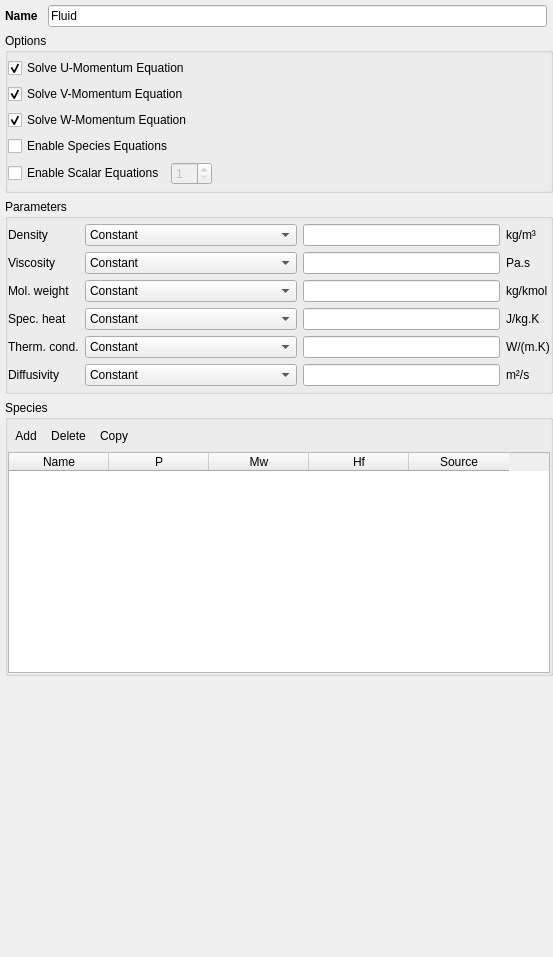
<?xml version="1.0" encoding="UTF-8"?>
<ui version="4.0">
 <class>fluid</class>
 <widget class="QWidget" name="fluid">
  <property name="geometry">
   <rect>
    <x>0</x>
    <y>0</y>
    <width>553</width>
    <height>957</height>
   </rect>
  </property>
  <property name="sizePolicy">
   <sizepolicy hsizetype="Preferred" vsizetype="Preferred">
    <horstretch>2</horstretch>
    <verstretch>0</verstretch>
   </sizepolicy>
  </property>
  <property name="minimumSize">
   <size>
    <width>20</width>
    <height>0</height>
   </size>
  </property>
  <layout class="QGridLayout" name="gridLayout_3">
   <property name="leftMargin">
    <number>5</number>
   </property>
   <property name="topMargin">
    <number>5</number>
   </property>
   <property name="rightMargin">
    <number>0</number>
   </property>
   <property name="bottomMargin">
    <number>5</number>
   </property>
   <item row="1" column="0" colspan="2">
    <widget class="QGroupBox" name="groupbox_options">
     <property name="title">
      <string>Options</string>
     </property>
     <property name="flat">
      <bool>true</bool>
     </property>
     <layout class="QGridLayout" name="gridLayout">
      <property name="leftMargin">
       <number>0</number>
      </property>
      <property name="topMargin">
       <number>5</number>
      </property>
      <property name="rightMargin">
       <number>0</number>
      </property>
      <property name="bottomMargin">
       <number>5</number>
      </property>
      <item row="1" column="0">
       <widget class="CheckBox" name="checkbox_keyword_momentum_y_eq_args_0">
        <property name="text">
         <string>Solve V-Momentum Equation</string>
        </property>
        <property name="checked">
         <bool>true</bool>
        </property>
       </widget>
      </item>
      <item row="2" column="0">
       <widget class="CheckBox" name="checkbox_keyword_momentum_z_eq_args_0">
        <property name="text">
         <string>Solve W-Momentum Equation</string>
        </property>
        <property name="checked">
         <bool>true</bool>
        </property>
       </widget>
      </item>
      <item row="4" column="0">
       <layout class="QHBoxLayout" name="horizontalLayout_4">
        <item>
         <widget class="QCheckBox" name="checkbox_enable_scalar_eq">
          <property name="text">
           <string>Enable Scalar Equations</string>
          </property>
         </widget>
        </item>
        <item>
         <widget class="QSpinBox" name="spinbox_nscalar_eq">
          <property name="enabled">
           <bool>false</bool>
          </property>
          <property name="suffix">
           <string/>
          </property>
          <property name="minimum">
           <number>1</number>
          </property>
         </widget>
        </item>
        <item>
         <spacer name="horizontalSpacer_2">
          <property name="orientation">
           <enum>Qt::Horizontal</enum>
          </property>
          <property name="sizeHint" stdset="0">
           <size>
            <width>40</width>
            <height>20</height>
           </size>
          </property>
         </spacer>
        </item>
       </layout>
      </item>
      <item row="3" column="0">
       <widget class="CheckBox" name="checkbox_keyword_species_eq_args_0">
        <property name="text">
         <string>Enable Species Equations</string>
        </property>
       </widget>
      </item>
      <item row="0" column="0">
       <widget class="CheckBox" name="checkbox_keyword_momentum_x_eq_args_0">
        <property name="text">
         <string>Solve U-Momentum Equation</string>
        </property>
        <property name="checked">
         <bool>true</bool>
        </property>
       </widget>
      </item>
     </layout>
    </widget>
   </item>
   <item row="3" column="0" colspan="2">
    <widget class="QGroupBox" name="groupbox_fluid_phase_species">
     <property name="title">
      <string>Species</string>
     </property>
     <property name="flat">
      <bool>true</bool>
     </property>
     <property name="checkable">
      <bool>false</bool>
     </property>
     <layout class="QGridLayout" name="gridLayout_4">
      <property name="leftMargin">
       <number>0</number>
      </property>
      <property name="topMargin">
       <number>5</number>
      </property>
      <property name="rightMargin">
       <number>0</number>
      </property>
      <property name="bottomMargin">
       <number>0</number>
      </property>
      <item row="0" column="0">
       <widget class="QFrame" name="frame_20">
        <property name="frameShape">
         <enum>QFrame::NoFrame</enum>
        </property>
        <property name="frameShadow">
         <enum>QFrame::Plain</enum>
        </property>
        <layout class="QHBoxLayout" name="horizontalLayout_17">
         <property name="spacing">
          <number>0</number>
         </property>
         <property name="leftMargin">
          <number>0</number>
         </property>
         <property name="topMargin">
          <number>0</number>
         </property>
         <property name="rightMargin">
          <number>0</number>
         </property>
         <property name="bottomMargin">
          <number>0</number>
         </property>
         <item>
          <widget class="QToolButton" name="toolbutton_fluid_species_add">
           <property name="text">
            <string>Add</string>
           </property>
           <property name="autoRaise">
            <bool>true</bool>
           </property>
          </widget>
         </item>
         <item>
          <widget class="QToolButton" name="toolbutton_fluid_species_delete">
           <property name="text">
            <string>Delete</string>
           </property>
           <property name="autoRaise">
            <bool>true</bool>
           </property>
          </widget>
         </item>
         <item>
          <widget class="QToolButton" name="toolbutton_fluid_species_copy">
           <property name="text">
            <string>Copy</string>
           </property>
           <property name="autoRaise">
            <bool>true</bool>
           </property>
          </widget>
         </item>
         <item>
          <spacer name="horizontalSpacer_6">
           <property name="orientation">
            <enum>Qt::Horizontal</enum>
           </property>
           <property name="sizeHint" stdset="0">
            <size>
             <width>40</width>
             <height>20</height>
            </size>
           </property>
          </spacer>
         </item>
        </layout>
       </widget>
      </item>
      <item row="1" column="0">
       <widget class="QTableWidget" name="tablewidget_fluid_species">
        <property name="sizePolicy">
         <sizepolicy hsizetype="Expanding" vsizetype="MinimumExpanding">
          <horstretch>0</horstretch>
          <verstretch>0</verstretch>
         </sizepolicy>
        </property>
        <property name="minimumSize">
         <size>
          <width>0</width>
          <height>100</height>
         </size>
        </property>
        <property name="maximumSize">
         <size>
          <width>16777215</width>
          <height>16777215</height>
         </size>
        </property>
        <property name="frameShadow">
         <enum>QFrame::Plain</enum>
        </property>
        <property name="selectionMode">
         <enum>QAbstractItemView::SingleSelection</enum>
        </property>
        <property name="selectionBehavior">
         <enum>QAbstractItemView::SelectRows</enum>
        </property>
        <attribute name="horizontalHeaderVisible">
         <bool>true</bool>
        </attribute>
        <attribute name="horizontalHeaderCascadingSectionResizes">
         <bool>false</bool>
        </attribute>
        <attribute name="horizontalHeaderDefaultSectionSize">
         <number>100</number>
        </attribute>
        <attribute name="horizontalHeaderHighlightSections">
         <bool>false</bool>
        </attribute>
        <attribute name="horizontalHeaderMinimumSectionSize">
         <number>20</number>
        </attribute>
        <attribute name="horizontalHeaderStretchLastSection">
         <bool>false</bool>
        </attribute>
        <attribute name="verticalHeaderVisible">
         <bool>false</bool>
        </attribute>
        <attribute name="verticalHeaderHighlightSections">
         <bool>false</bool>
        </attribute>
        <column>
         <property name="text">
          <string>Name</string>
         </property>
        </column>
        <column>
         <property name="text">
          <string>P</string>
         </property>
         <property name="toolTip">
          <string>Phase</string>
         </property>
        </column>
        <column>
         <property name="text">
          <string>Mw</string>
         </property>
         <property name="toolTip">
          <string>Molecular weight</string>
         </property>
        </column>
        <column>
         <property name="text">
          <string>Hf</string>
         </property>
         <property name="toolTip">
          <string>Heat of formation</string>
         </property>
        </column>
        <column>
         <property name="text">
          <string>Source</string>
         </property>
         <property name="toolTip">
          <string>Dat a source</string>
         </property>
        </column>
       </widget>
      </item>
     </layout>
    </widget>
   </item>
   <item row="0" column="0">
    <widget class="QFrame" name="frame_fluid_phase_name">
     <property name="frameShape">
      <enum>QFrame::NoFrame</enum>
     </property>
     <property name="frameShadow">
      <enum>QFrame::Plain</enum>
     </property>
     <layout class="QGridLayout" name="gridLayout_2">
      <property name="leftMargin">
       <number>0</number>
      </property>
      <property name="topMargin">
       <number>0</number>
      </property>
      <property name="rightMargin">
       <number>0</number>
      </property>
      <property name="bottomMargin">
       <number>0</number>
      </property>
      <property name="spacing">
       <number>0</number>
      </property>
      <item row="0" column="0">
       <spacer name="verticalSpacer_5">
        <property name="orientation">
         <enum>Qt::Vertical</enum>
        </property>
        <property name="sizeType">
         <enum>QSizePolicy::Minimum</enum>
        </property>
        <property name="sizeHint" stdset="0">
         <size>
          <width>20</width>
          <height>0</height>
         </size>
        </property>
       </spacer>
      </item>
      <item row="1" column="0">
       <layout class="QHBoxLayout" name="horizontalLayout_3">
        <property name="spacing">
         <number>10</number>
        </property>
        <property name="topMargin">
         <number>0</number>
        </property>
        <item>
         <widget class="QLabel" name="label_fluid_phase_name">
          <property name="font">
           <font>
            <weight>75</weight>
            <bold>true</bold>
           </font>
          </property>
          <property name="text">
           <string>Name</string>
          </property>
         </widget>
        </item>
        <item>
         <widget class="LineEdit" name="lineedit_fluid_phase_name">
          <property name="text">
           <string>Fluid</string>
          </property>
         </widget>
        </item>
       </layout>
      </item>
     </layout>
    </widget>
   </item>
   <item row="2" column="0" colspan="2">
    <widget class="QGroupBox" name="groupbox_fluid_phase_model_parameters">
     <property name="title">
      <string>Parameters</string>
     </property>
     <property name="flat">
      <bool>true</bool>
     </property>
     <layout class="QGridLayout" name="gridLayout_5">
      <property name="leftMargin">
       <number>0</number>
      </property>
      <property name="topMargin">
       <number>5</number>
      </property>
      <property name="rightMargin">
       <number>0</number>
      </property>
      <property name="bottomMargin">
       <number>5</number>
      </property>
      <item row="0" column="0">
       <widget class="QLabel" name="label_fluid_density_model">
        <property name="text">
         <string>Density</string>
        </property>
       </widget>
      </item>
      <item row="0" column="1">
       <widget class="ComboBox" name="combobox_fluid_density_model">
        <property name="sizePolicy">
         <sizepolicy hsizetype="Preferred" vsizetype="Fixed">
          <horstretch>0</horstretch>
          <verstretch>0</verstretch>
         </sizepolicy>
        </property>
        <property name="maximumSize">
         <size>
          <width>16777215</width>
          <height>16777215</height>
         </size>
        </property>
        <property name="sizeAdjustPolicy">
         <enum>QComboBox::AdjustToContents</enum>
        </property>
        <property name="minimumContentsLength">
         <number>20</number>
        </property>
        <item>
         <property name="text">
          <string>Constant</string>
         </property>
        </item>
        <item>
         <property name="text">
          <string>Ideal Gas Law</string>
         </property>
        </item>
        <item>
         <property name="text">
          <string>UDF</string>
         </property>
        </item>
       </widget>
      </item>
      <item row="0" column="2">
       <widget class="LineEdit" name="lineedit_keyword_ro_g0">
        <property name="sizePolicy">
         <sizepolicy hsizetype="Expanding" vsizetype="Fixed">
          <horstretch>0</horstretch>
          <verstretch>0</verstretch>
         </sizepolicy>
        </property>
        <property name="minimumSize">
         <size>
          <width>30</width>
          <height>0</height>
         </size>
        </property>
       </widget>
      </item>
      <item row="0" column="3">
       <widget class="QLabel" name="label_ro_g0_units">
        <property name="font">
         <font>
          <weight>50</weight>
          <italic>false</italic>
          <bold>false</bold>
         </font>
        </property>
        <property name="text">
         <string>kg/m³ </string>
        </property>
       </widget>
      </item>
      <item row="1" column="0">
       <widget class="QLabel" name="label_fluid_viscosity_model">
        <property name="text">
         <string>Viscosity</string>
        </property>
       </widget>
      </item>
      <item row="1" column="1">
       <widget class="ComboBox" name="combobox_fluid_viscosity_model">
        <property name="sizePolicy">
         <sizepolicy hsizetype="Preferred" vsizetype="Fixed">
          <horstretch>0</horstretch>
          <verstretch>0</verstretch>
         </sizepolicy>
        </property>
        <property name="maximumSize">
         <size>
          <width>16777215</width>
          <height>16777215</height>
         </size>
        </property>
        <property name="sizeAdjustPolicy">
         <enum>QComboBox::AdjustToContents</enum>
        </property>
        <property name="minimumContentsLength">
         <number>20</number>
        </property>
        <item>
         <property name="text">
          <string>Constant</string>
         </property>
        </item>
        <item>
         <property name="text">
          <string>Sutherland's Law</string>
         </property>
        </item>
        <item>
         <property name="text">
          <string>UDF</string>
         </property>
        </item>
       </widget>
      </item>
      <item row="1" column="2">
       <widget class="LineEdit" name="lineedit_keyword_mu_g0">
        <property name="sizePolicy">
         <sizepolicy hsizetype="Expanding" vsizetype="Fixed">
          <horstretch>0</horstretch>
          <verstretch>0</verstretch>
         </sizepolicy>
        </property>
        <property name="minimumSize">
         <size>
          <width>30</width>
          <height>0</height>
         </size>
        </property>
       </widget>
      </item>
      <item row="1" column="3">
       <widget class="QLabel" name="label_mu_g0_units">
        <property name="font">
         <font>
          <italic>false</italic>
         </font>
        </property>
        <property name="text">
         <string>Pa.s</string>
        </property>
       </widget>
      </item>
      <item row="2" column="0">
       <widget class="QLabel" name="label_mol_weight_model">
        <property name="toolTip">
         <string>Molecular weight</string>
        </property>
        <property name="text">
         <string>Mol. weight</string>
        </property>
       </widget>
      </item>
      <item row="2" column="1">
       <widget class="ComboBox" name="combobox_fluid_mol_weight_model">
        <property name="sizePolicy">
         <sizepolicy hsizetype="Preferred" vsizetype="Fixed">
          <horstretch>0</horstretch>
          <verstretch>0</verstretch>
         </sizepolicy>
        </property>
        <property name="maximumSize">
         <size>
          <width>16777215</width>
          <height>16777215</height>
         </size>
        </property>
        <property name="sizeAdjustPolicy">
         <enum>QComboBox::AdjustToContents</enum>
        </property>
        <property name="minimumContentsLength">
         <number>20</number>
        </property>
        <item>
         <property name="text">
          <string>Constant</string>
         </property>
        </item>
        <item>
         <property name="text">
          <string>Mixture</string>
         </property>
        </item>
       </widget>
      </item>
      <item row="2" column="2">
       <widget class="LineEdit" name="lineedit_keyword_mw_avg">
        <property name="sizePolicy">
         <sizepolicy hsizetype="Expanding" vsizetype="Fixed">
          <horstretch>0</horstretch>
          <verstretch>0</verstretch>
         </sizepolicy>
        </property>
        <property name="minimumSize">
         <size>
          <width>30</width>
          <height>0</height>
         </size>
        </property>
       </widget>
      </item>
      <item row="2" column="3">
       <widget class="QLabel" name="label_mw_avg_units">
        <property name="font">
         <font>
          <italic>false</italic>
         </font>
        </property>
        <property name="text">
         <string>kg/kmol</string>
        </property>
       </widget>
      </item>
      <item row="3" column="0">
       <widget class="QLabel" name="label_fluid_specific_heat_model">
        <property name="toolTip">
         <string>Specific heat</string>
        </property>
        <property name="text">
         <string>Spec. heat</string>
        </property>
       </widget>
      </item>
      <item row="3" column="1">
       <widget class="ComboBox" name="combobox_fluid_specific_heat_model">
        <property name="sizePolicy">
         <sizepolicy hsizetype="Preferred" vsizetype="Fixed">
          <horstretch>0</horstretch>
          <verstretch>0</verstretch>
         </sizepolicy>
        </property>
        <property name="maximumSize">
         <size>
          <width>16777215</width>
          <height>16777215</height>
         </size>
        </property>
        <property name="sizeAdjustPolicy">
         <enum>QComboBox::AdjustToContents</enum>
        </property>
        <property name="minimumContentsLength">
         <number>20</number>
        </property>
        <item>
         <property name="text">
          <string>Constant</string>
         </property>
        </item>
        <item>
         <property name="text">
          <string>Mixture</string>
         </property>
        </item>
        <item>
         <property name="text">
          <string>UDF</string>
         </property>
        </item>
       </widget>
      </item>
      <item row="3" column="2">
       <widget class="LineEdit" name="lineedit_keyword_c_pg0">
        <property name="sizePolicy">
         <sizepolicy hsizetype="Expanding" vsizetype="Fixed">
          <horstretch>0</horstretch>
          <verstretch>0</verstretch>
         </sizepolicy>
        </property>
        <property name="minimumSize">
         <size>
          <width>30</width>
          <height>0</height>
         </size>
        </property>
       </widget>
      </item>
      <item row="3" column="3">
       <widget class="QLabel" name="label_c_pg0_units">
        <property name="font">
         <font>
          <italic>false</italic>
         </font>
        </property>
        <property name="text">
         <string>J/kg.K</string>
        </property>
       </widget>
      </item>
      <item row="4" column="0">
       <widget class="QLabel" name="label_fluid_conductivity_model">
        <property name="toolTip">
         <string>Thermal conductivity</string>
        </property>
        <property name="text">
         <string>Therm. cond.</string>
        </property>
       </widget>
      </item>
      <item row="4" column="1">
       <widget class="ComboBox" name="combobox_fluid_conductivity_model">
        <property name="sizePolicy">
         <sizepolicy hsizetype="Preferred" vsizetype="Fixed">
          <horstretch>0</horstretch>
          <verstretch>0</verstretch>
         </sizepolicy>
        </property>
        <property name="maximumSize">
         <size>
          <width>16777215</width>
          <height>16777215</height>
         </size>
        </property>
        <property name="currentIndex">
         <number>0</number>
        </property>
        <property name="sizeAdjustPolicy">
         <enum>QComboBox::AdjustToContents</enum>
        </property>
        <property name="minimumContentsLength">
         <number>20</number>
        </property>
        <item>
         <property name="text">
          <string>Constant</string>
         </property>
        </item>
        <item>
         <property name="text">
          <string>Temperature dependent (air)</string>
         </property>
        </item>
        <item>
         <property name="text">
          <string>UDF</string>
         </property>
        </item>
       </widget>
      </item>
      <item row="4" column="2">
       <widget class="LineEdit" name="lineedit_keyword_k_g0">
        <property name="sizePolicy">
         <sizepolicy hsizetype="Expanding" vsizetype="Fixed">
          <horstretch>0</horstretch>
          <verstretch>0</verstretch>
         </sizepolicy>
        </property>
        <property name="minimumSize">
         <size>
          <width>30</width>
          <height>0</height>
         </size>
        </property>
       </widget>
      </item>
      <item row="4" column="3">
       <widget class="QLabel" name="label_k_g0_units">
        <property name="font">
         <font>
          <italic>false</italic>
         </font>
        </property>
        <property name="text">
         <string>W/(m.K)</string>
        </property>
       </widget>
      </item>
      <item row="5" column="0">
       <widget class="QLabel" name="label_fluid_diffusion_model">
        <property name="text">
         <string>Diffusivity</string>
        </property>
       </widget>
      </item>
      <item row="5" column="1">
       <widget class="ComboBox" name="combobox_fluid_diffusion_model">
        <property name="sizePolicy">
         <sizepolicy hsizetype="Preferred" vsizetype="Fixed">
          <horstretch>0</horstretch>
          <verstretch>0</verstretch>
         </sizepolicy>
        </property>
        <property name="maximumSize">
         <size>
          <width>16777215</width>
          <height>16777215</height>
         </size>
        </property>
        <property name="currentIndex">
         <number>0</number>
        </property>
        <property name="sizeAdjustPolicy">
         <enum>QComboBox::AdjustToContents</enum>
        </property>
        <property name="minimumContentsLength">
         <number>20</number>
        </property>
        <item>
         <property name="text">
          <string>Constant</string>
         </property>
        </item>
        <item>
         <property name="text">
          <string>Dilute Mixture Approximation (air)</string>
         </property>
        </item>
        <item>
         <property name="text">
          <string>UDF</string>
         </property>
        </item>
       </widget>
      </item>
      <item row="5" column="2">
       <widget class="LineEdit" name="lineedit_keyword_dif_g0">
        <property name="sizePolicy">
         <sizepolicy hsizetype="Expanding" vsizetype="Fixed">
          <horstretch>0</horstretch>
          <verstretch>0</verstretch>
         </sizepolicy>
        </property>
        <property name="minimumSize">
         <size>
          <width>30</width>
          <height>0</height>
         </size>
        </property>
       </widget>
      </item>
      <item row="5" column="3">
       <widget class="QLabel" name="label_dif_g0_units">
        <property name="font">
         <font>
          <italic>false</italic>
         </font>
        </property>
        <property name="text">
         <string>m²/s </string>
        </property>
       </widget>
      </item>
     </layout>
    </widget>
   </item>
   <item row="4" column="0">
    <spacer name="verticalSpacer">
     <property name="orientation">
      <enum>Qt::Vertical</enum>
     </property>
     <property name="sizeHint" stdset="0">
      <size>
       <width>20</width>
       <height>40</height>
      </size>
     </property>
    </spacer>
   </item>
  </layout>
 </widget>
 <customwidgets>
  <customwidget>
   <class>CheckBox</class>
   <extends>QCheckBox</extends>
   <header>mfix.widgets.base</header>
  </customwidget>
  <customwidget>
   <class>LineEdit</class>
   <extends>QLineEdit</extends>
   <header>mfix.widgets.base</header>
  </customwidget>
  <customwidget>
   <class>ComboBox</class>
   <extends>QComboBox</extends>
   <header>mfix.widgets.base</header>
  </customwidget>
 </customwidgets>
 <resources/>
 <connections/>
</ui>
